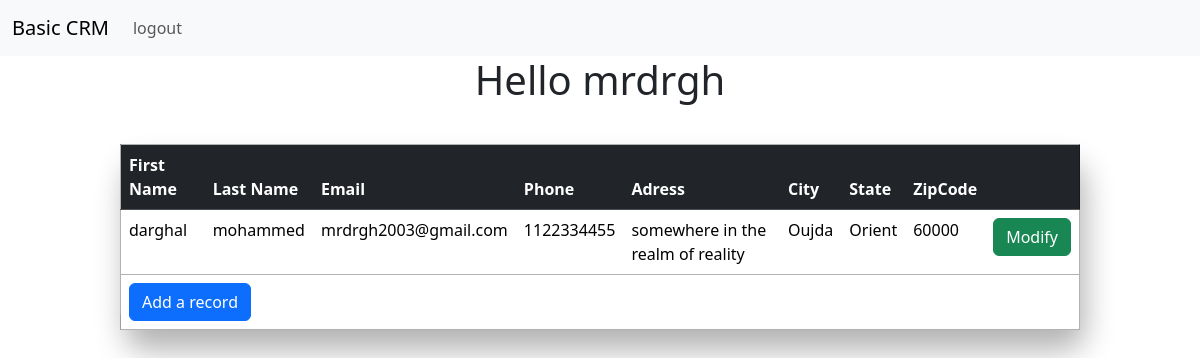
The app's page / (signed in), older data.
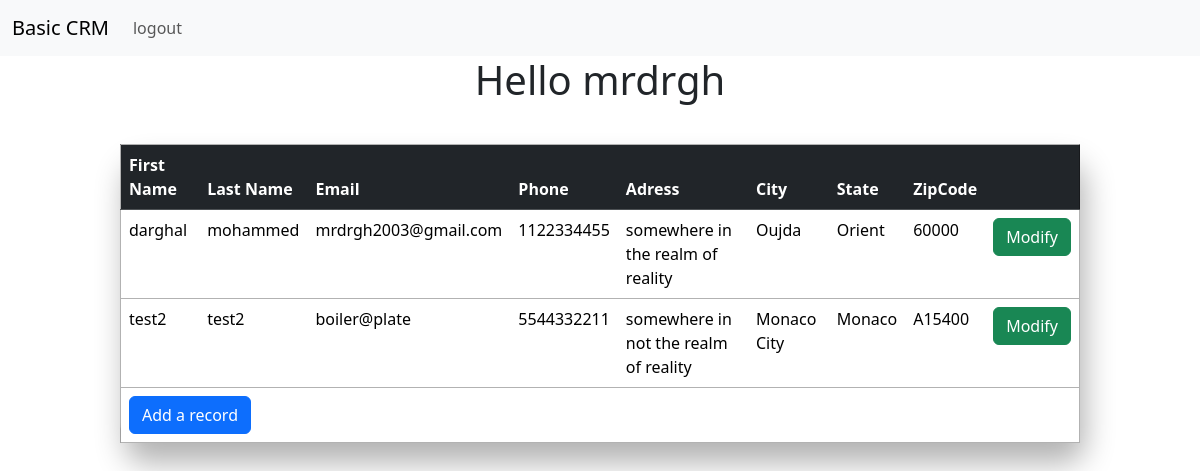
The same page, newer data.
### website/models.py (models this page shows, shortened)
class records(models.Model):
    created_at = models.DateTimeField(auto_now_add=True)
    first_name = models.CharField(max_length=50)
    last_name = models.CharField(max_length=50)
    email = models.CharField(max_length=50)
    phone = models.CharField(max_length=50)
    address = models.CharField(max_length=50)
    city = models.CharField(max_length=50)
    state = models.CharField(max_length=50)
    zipcode = models.CharField(max_length=50)

### website/views.py (the view)
# urls.py: 2. Add a URL to urlpatterns:  path('', views.home, name='home')
def home(req):
    recs = records.objects.all()
    if req.method == "POST":
        email = req.POST["email"]
        password = req.POST["password"]
        user  = authenticate(req, username=email, password=password)
        if user is not None:
            login(req, user=user)
            return redirect('home')
        else:
            messages.success(req, "oops, wrong credentials !")
            return redirect('home')
    else:
        return render(req, "home.html", {'records': recs})

### website/templates/home.html (shortened to what this page needs)
{% extends 'base.html' %}
{% block somtn %}
        {% if user.is_authenticated %}
                <h1 style="text-align: center;">Hello {{user.username}}</h1>
                <table  class="table table-hover">
                    <thead class="table-dark">
                        <tr>
                            <th>First Name</th>
                            <th>Last Name</th>
                            <th>Email</th>
                            <th>Phone</th>
                            <th>Adress</th>
                            <th>City</th>
                            <th>State</th>
                            <th>ZipCode</th>
                            <th></th>
                        </tr>
                    </thead>
                    <tbody>
                    {% if records %}
                        {% for i in records%}
                        <tr>
                            <td>{{ i.first_name }}</td>
                            <td>{{ i.last_name}}</td>
                            <td>{{ i.email}}</td>
                            <td>{{ i.phone}}</td>
                            <td>{{ i.address}}</td>
                            <td>{{ i.city}}</td>
                            <td>{{ i.state}}</td>
                            <td>{{ i.zipcode}}</td>
                            <td><button class="btn btn-success"><a href="{% url 'records' i.id %}" class="anchors">Modify</a></button></td>
                        </tr>
                        {% endfor %}
                    {% endif %}
                        <tr><td colspan="9"><button class="btn btn-primary" onclick="window.location.href='{% url 'add_record' %}'">Add a record</button></td></tr>
                    </tbody>
                </table>
        {% endif %}
{% endblock %}

### website/templates/base.html (shortened to what this page needs)
<!DOCTYPE html>
<html lang="en">
<head>
    <link href="https://cdn.jsdelivr.net/npm/bootstrap@5.3.3/dist/css/bootstrap.min.css" rel="stylesheet">
    {% load static %}
    <link rel="stylesheet" href="{% static 'style.css' %}">
</head>
<body>
    {% include 'nav.html' %}
    <div>
        {% block somtn %}
        {% endblock %}
    </div>
</body>
</html>

### website/templates/nav.html (shortened to what this page needs)
<nav class="navbar navbar-expand-lg bg-body-tertiary">
  <div class="container-fluid">
    <a class="navbar-brand" href="{% url 'home' %}">Basic CRM</a>
    <div class="collapse navbar-collapse" id="navbarSupportedContent">
      <ul class="navbar-nav me-auto mb-2 mb-lg-0">
        <li class="nav-item">
        {% if user.is_authenticated %}
          <a class="nav-link" href="{% url 'logout_user' %}">logout</a>
        {% else %}
          <a class="nav-link" href="{% url 'home' %}">login</a>
        {% endif %}
        </li>
      </ul>
    </div>
  </div>
</nav>

### website/static/style.css (style rules this page uses)
.anchors { text-decoration: none; color: white; }
.table { width: 80%; padding: 50px; margin: auto; margin-top: 40px; border: 1px solid rgba(0, 0, 0, 0.3); border-radius: 20px; box-shadow: 5px 20px 30px rgba(0, 0, 0, 0.3); }
tbody, thead { border-radius: 20px; }

Row changes from the older to the newer data that the page shows:
added records: first_name "test2", last_name "test2", email "boiler@plate", phone "5544332211", address "somewhere in not the realm of reality", city "Monaco City", state "Monaco", zipcode "A15400"
